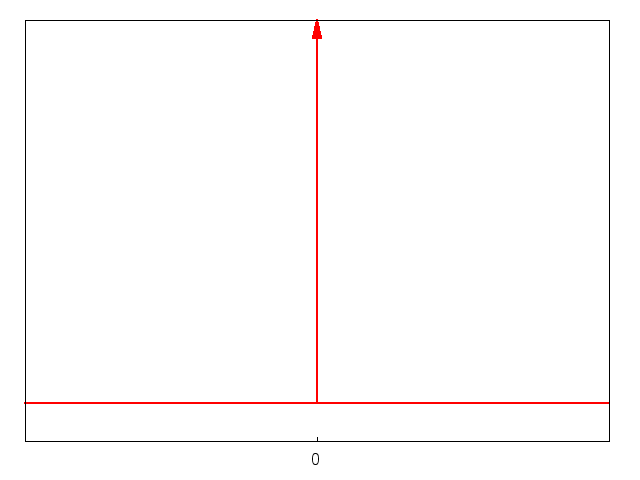

Generate this figure with gnuplot:
set terminal latex
set output 'impulso.tex'
load 'config.plt'
#
set xlabel 't'
set yrange [-0.1:1]
set xrange [-2:2]
unset ytics
set xtics ("0" 0)
#plot dirac delta
set arrow 4 from 0, 0 to 0,1 head back filled linecolor rgb 'red' linewidth 2 dashtype solid size screen  0.030,15,90
plot 0 title '$\\delta (t)$' with lines ls 1
